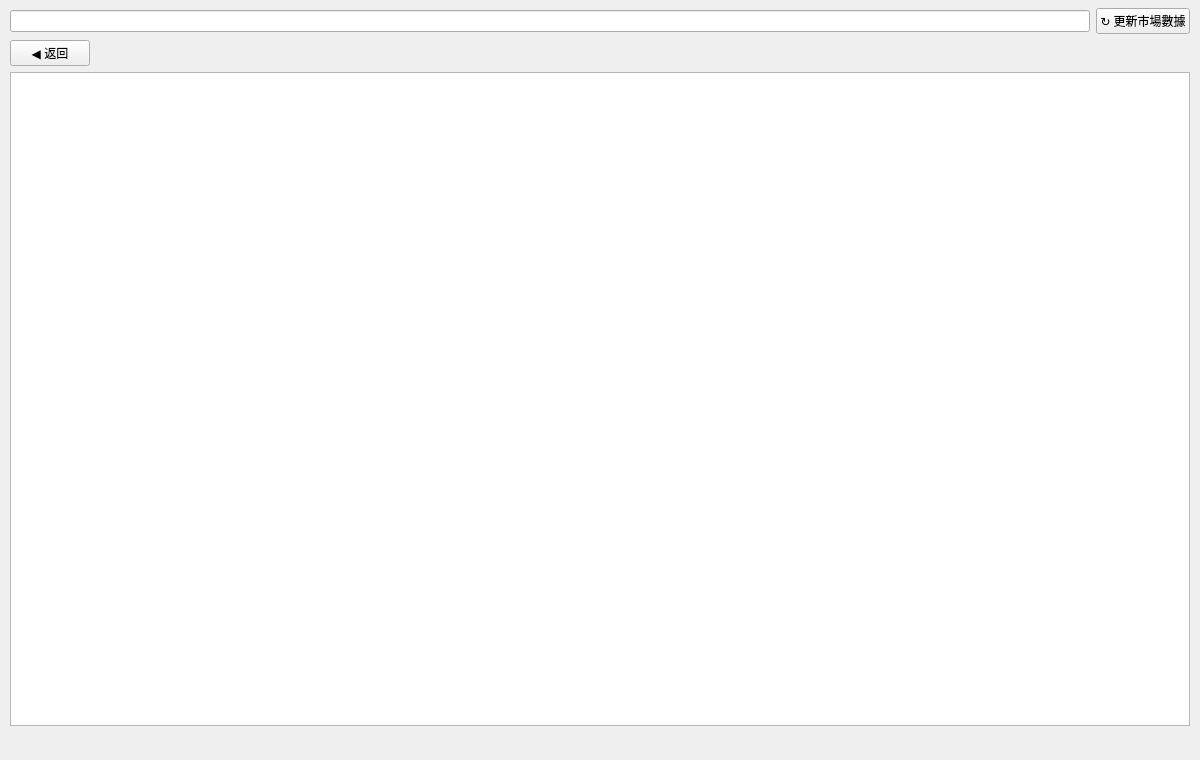
<?xml version="1.0" encoding="UTF-8"?>
<ui version="4.0">
 <class>SymbolListPage</class>
 <widget class="QWidget" name="symbol_list_page">
  <property name="geometry">
   <rect>
    <x>0</x>
    <y>0</y>
    <width>1200</width>
    <height>760</height>
   </rect>
  </property>
  <layout class="QVBoxLayout" name="pageLayout">
   <property name="leftMargin"><number>10</number></property>
   <property name="topMargin"><number>8</number></property>
   <property name="rightMargin"><number>10</number></property>
   <property name="bottomMargin"><number>8</number></property>
   <property name="spacing"><number>6</number></property>
   <!-- 頂欄：模糊搜尋 + 一鍵更新。placeholder／掣文字屬語言 → 由 symbol_list_page.py retranslate 填 -->
   <item>
    <layout class="QHBoxLayout" name="searchRow">
     <property name="spacing"><number>6</number></property>
     <item>
      <widget class="QLineEdit" name="sl_search">
       <property name="sizePolicy">
        <sizepolicy hsizetype="Expanding" vsizetype="Fixed">
         <horstretch>0</horstretch><verstretch>0</verstretch>
        </sizepolicy>
       </property>
      </widget>
     </item>
     <item>
      <widget class="QPushButton" name="sl_update_btn">
       <property name="text"><string>↻ 更新市場數據</string></property>
      </widget>
     </item>
    </layout>
   </item>
   <!-- FILTER 兩組（市場 × 種類，各組 exclusive）＝ 純資料（MARKETS / TYPES registry）
        → 由 symbol_list_page.py 嘅 _mk_group 逐個掣填進 filterSlot（objectName sl_f_<key>）；
        加市場／種類唔使改呢檔 -->
   <item>
    <layout class="QHBoxLayout" name="filterSlot">
     <property name="spacing"><number>3</number></property>
    </layout>
   </item>
   <!-- 面包屑（flat 模式隱藏）：◀ 返回 + 路徑。路徑文字屬資料 → 由 _update_nav 填 -->
   <item>
    <layout class="QHBoxLayout" name="navRow">
     <property name="spacing"><number>6</number></property>
     <item>
      <widget class="QPushButton" name="sl_back_btn">
       <property name="text"><string>◀ 返回</string></property>
      </widget>
     </item>
     <item>
      <widget class="QLabel" name="sl_crumb">
       <property name="sizePolicy">
        <sizepolicy hsizetype="Expanding" vsizetype="Preferred">
         <horstretch>0</horstretch><verstretch>0</verstretch>
        </sizepolicy>
       </property>
       <property name="text"><string/></property>
      </widget>
     </item>
    </layout>
   </item>
   <item>
    <widget class="QTableView" name="sl_table">
     <property name="sizePolicy">
      <sizepolicy hsizetype="Expanding" vsizetype="Expanding">
       <horstretch>0</horstretch><verstretch>0</verstretch>
      </sizepolicy>
     </property>
    </widget>
   </item>
   <item>
    <layout class="QHBoxLayout" name="bottomRow">
     <item>
      <widget class="QLabel" name="sl_counts">
       <property name="text"><string/></property>
      </widget>
     </item>
     <item>
      <spacer name="bottomStretch">
       <property name="orientation"><enum>Qt::Orientation::Horizontal</enum></property>
       <property name="sizeType"><enum>QSizePolicy::Policy::Expanding</enum></property>
       <property name="sizeHint" stdset="0"><size><width>40</width><height>20</height></size></property>
      </spacer>
     </item>
     <item>
      <widget class="QLabel" name="sl_status">
       <property name="text"><string/></property>
      </widget>
     </item>
    </layout>
   </item>
  </layout>
 </widget>
 <resources/>
 <connections/>
</ui>
